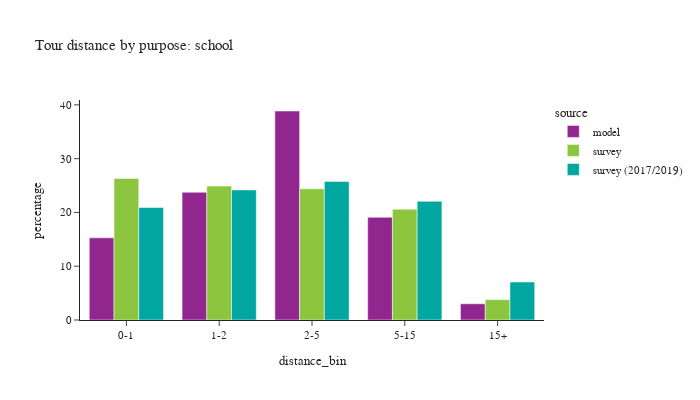

Source (notebook cell):
### Code cell
plot_bins(tour, tour['pdpurp'] == 2, 'school')

### Figure 1 — Plotly figure (JSON) as saved in the notebook; plotly's stock layout.template omitted (floating-point values rounded to 4 significant figures)
{"data": [{"alignmentgroup": "True", "customdata": [[110891], [172415], [282163], [138693], [21904]], "hovertemplate": "source=model<br>distance_bin=%{x}<br>percentage=%{y}<br>sample count=%{customdata[0]}<extra></extra>", "legendgroup": "model", "marker": {"color": "#91268F", "pattern": {"shape": ""}}, "name": "model", "offsetgroup": "model", "orientation": "v", "showlegend": true, "textposition": "auto", "type": "bar", "x": ["0-1", "1-2", "2-5", "5-15", "15+"], "xaxis": "x", "y": [15.27, 23.75, 38.86, 19.1, 3.017], "yaxis": "y"}, {"alignmentgroup": "True", "customdata": [[158], [157], [201], [114], [22]], "hovertemplate": "source=survey<br>distance_bin=%{x}<br>percentage=%{y}<br>sample count=%{customdata[0]}<extra></extra>", "legendgroup": "survey", "marker": {"color": "#8CC63E", "pattern": {"shape": ""}}, "name": "survey", "offsetgroup": "survey", "orientation": "v", "showlegend": true, "textposition": "auto", "type": "bar", "x": ["0-1", "1-2", "2-5", "5-15", "15+"], "xaxis": "x", "y": [26.32, 24.89, 24.4, 20.6, 3.792], "yaxis": "y"}, {"alignmentgroup": "True", "customdata": [[389], [438], [538], [241], [41]], "hovertemplate": "source=survey (2017/2019)<br>distance_bin=%{x}<br>percentage=%{y}<br>sample count=%{customdata[0]}<extra></extra>", "legendgroup": "survey (2017/2019)", "marker": {"color": "#00A7A0", "pattern": {"shape": ""}}, "name": "survey (2017/2019)", "offsetgroup": "survey (2017/2019)", "orientation": "v", "showlegend": true, "textposition": "auto", "type": "bar", "x": ["0-1", "1-2", "2-5", "5-15", "15+"], "xaxis": "x", "y": [20.92, 24.18, 25.76, 22.07, 7.065], "yaxis": "y"}], "layout": {"barmode": "group", "font": {"size": 11}, "height": 400, "legend": {"title": {"text": "source"}, "tracegroupgap": 0}, "title": {"text": "Tour distance by purpose: school"}, "width": 700, "xaxis": {"anchor": "y", "domain": [0.0, 1.0], "title": {"text": "distance_bin"}}, "yaxis": {"anchor": "x", "domain": [0.0, 1.0], "title": {"text": "percentage"}}}}
